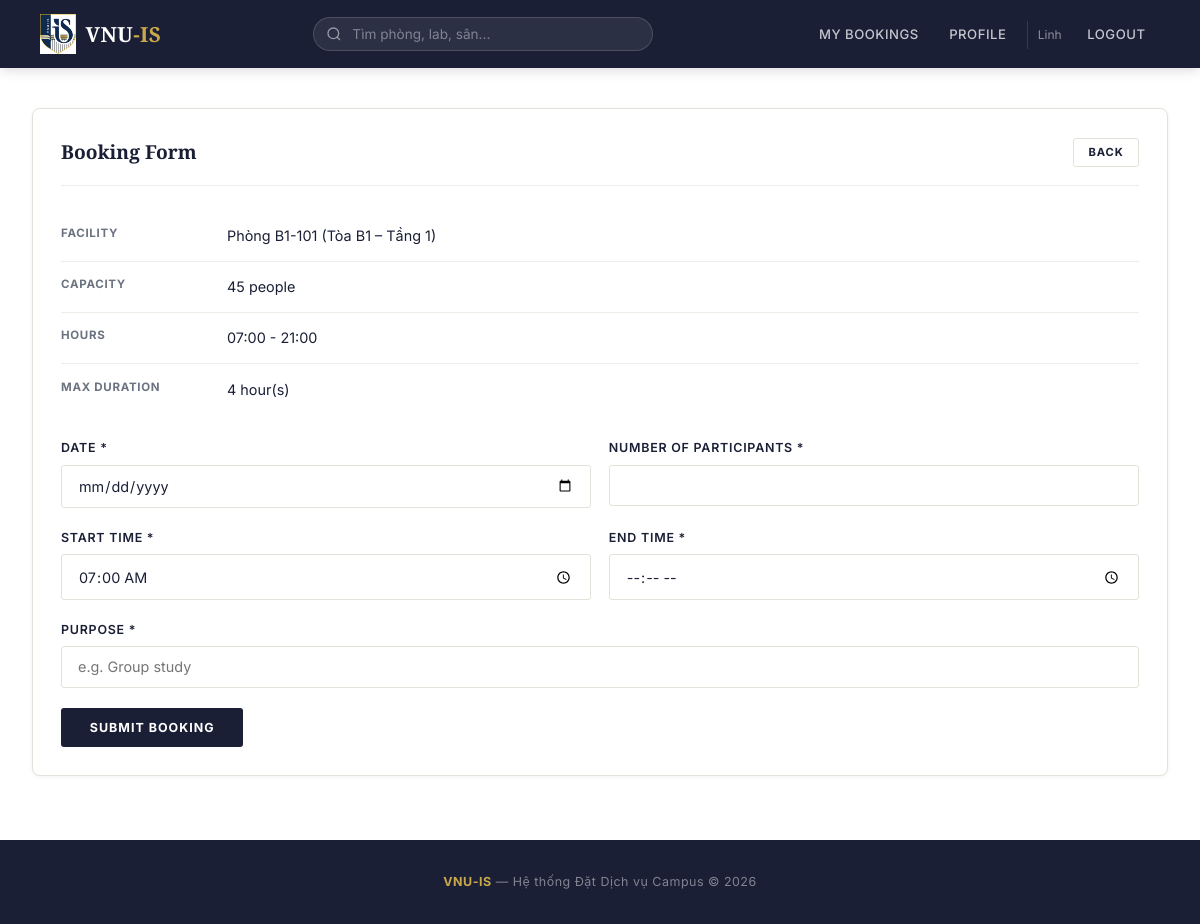
The app's page /user/booking_form.php?facility_id=1 (signed in) with its own data.
### tables this page shows
CREATE TABLE facilities (
    facility_id INT AUTO_INCREMENT PRIMARY KEY,
    category_id INT NOT NULL,
    facility_name VARCHAR(150) NOT NULL,
    location VARCHAR(200) NOT NULL,
    capacity INT NOT NULL,
    open_time TIME NOT NULL,
    close_time TIME NOT NULL,
    facility_status ENUM('available', 'unavailable') NOT NULL DEFAULT 'available',
    description TEXT DEFAULT NULL,
    FOREIGN KEY (category_id) REFERENCES facility_categories(category_id),
    UNIQUE KEY unique_facility_location (facility_name, location)
);

CREATE TABLE facility_rules (
    rule_id INT AUTO_INCREMENT PRIMARY KEY,
    facility_id INT NOT NULL UNIQUE,
    max_booking_hours INT NOT NULL DEFAULT 3,
    min_notice_hours INT NOT NULL DEFAULT 24,
    requires_approval TINYINT(1) NOT NULL DEFAULT 1,
    FOREIGN KEY (facility_id) REFERENCES facilities(facility_id) ON DELETE CASCADE
);

### config/database.php (called while the page is built, shortened)
<?php
function getDB(): PDO
{
    static $pdo = null;
    if ($pdo === null) {
        $pdo = new PDO(
            'mysql:host=' . DB_HOST . ';dbname=' . DB_NAME . ';charset=utf8mb4',
            DB_USER,
            DB_PASS,
            [
                PDO::ATTR_ERRMODE => PDO::ERRMODE_EXCEPTION,
                PDO::ATTR_DEFAULT_FETCH_MODE => PDO::FETCH_ASSOC,
            ]
        );
    }
    return $pdo;
}

### backend/core/Database.php (called while the page is built, shortened)
<?php
class Database
{
    private static ?PDO $connection = null;
    public static function getConnection(): PDO
    {
        if (self::$connection === null) {
            self::$connection = getDB();
        }
        return self::$connection;
    }
}

### backend/services/FacilityService.php (called while the page is built, shortened)
<?php
class FacilityService
{
    private FacilityModel $facilityModel;
    public function __construct()
    {
        $this->facilityModel = new FacilityModel();
    }
    public function getAvailableFacility(int $id): ?array
    {
        return $this->facilityModel->findAvailableById($id);
    }
}

### backend/models/BaseModel.php (called while the page is built, shortened)
<?php
abstract class BaseModel
{
    public function __construct()
    {
        $this->db = Database::getConnection();
    }
}

### backend/models/FacilityModel.php (called while the page is built, shortened)
<?php
class FacilityModel extends BaseModel
{
    public function findAvailableById(int $id): ?array
    {
        $stmt = $this->db->prepare("
            SELECT f.*, c.category_name, fr.max_booking_hours, fr.min_notice_hours
            FROM facilities f
            INNER JOIN facility_categories c ON f.category_id = c.category_id
            LEFT JOIN facility_rules fr ON f.facility_id = fr.facility_id
            WHERE f.facility_id = ? AND f.facility_status = 'available'
        ");
        $stmt->execute([$id]);
        return $stmt->fetch() ?: null;
    }
}

### backend/core/Helpers.php (called while the page is built, shortened)
<?php
function e(?string $value): string
{
    return htmlspecialchars($value ?? '', ENT_QUOTES, 'UTF-8');
}
function formatTime(?string $time): string
{
    return substr($time, 0, 5);
}

### user/booking_form.php (the view, shortened to what this page needs)
<?php
$facilityId = (int) ($_GET['facility_id'] ?? 0);
$facilityService = new FacilityService();
$facility = $facilityService->getAvailableFacility($facilityId);
$old = $_SESSION['booking_old'] ?? [];
require_once __DIR__ . '/../includes/header.php';
?>
<div class="card">
    <div class="card-header">
        <h2>Booking Form</h2>
        <a href="/webfinal/user/facility_detail.php?id=<?= $facilityId ?>" class="btn btn-secondary btn-sm">Back</a>
    </div>
    <ul class="detail-list" style="margin-bottom:1.5rem;">
        <li><span class="label">Facility</span><span class="value"><?= e($facility['facility_name']) ?> (<?= e($facility['location']) ?>)</span></li>
        <li><span class="label">Capacity</span><span class="value"><?= $facility['capacity'] ?> people</span></li>
        <li><span class="label">Hours</span><span class="value"><?= formatTime($facility['open_time']) ?> - <?= formatTime($facility['close_time']) ?></span></li>
        <li><span class="label">Max Duration</span><span class="value"><?= $facility['max_booking_hours'] ?? 3 ?> hour(s)</span></li>
    </ul>
    <form method="POST" action="/webfinal/user/create_booking.php">
        <div class="form-row">
            <div class="form-group">
                <label for="booking_date">Date *</label>
                <input type="date" id="booking_date" name="booking_date" class="form-control"
                       value="<?= e($old['booking_date'] ?? '') ?>" min="<?= date('Y-m-d') ?>" required>
            </div>
            <div class="form-group">
                <label for="participant_count">Number of Participants *</label>
                <input type="number" id="participant_count" name="participant_count" class="form-control"
                       value="<?= e($old['participant_count'] ?? '') ?>" min="1" max="<?= $facility['capacity'] ?>" required>
            </div>
        </div>
        <div class="form-row">
            <div class="form-group">
                <label for="start_time">Start Time *</label>
                <input type="time" id="start_time" name="start_time" class="form-control"
                       value="<?= e($old['start_time'] ?? formatTime($facility['open_time'])) ?>" required>
            </div>
            <div class="form-group">
                <label for="end_time">End Time *</label>
                <input type="time" id="end_time" name="end_time" class="form-control"
                       value="<?= e($old['end_time'] ?? '') ?>" required>
            </div>
        </div>
        <div class="form-group">
            <label for="purpose">Purpose *</label>
            <input type="text" id="purpose" name="purpose" class="form-control"
                   value="<?= e($old['purpose'] ?? '') ?>" placeholder="e.g. Group study" required>
        </div>
        <button type="submit" class="btn btn-primary">Submit Booking</button>
    </form>
</div>
<?php require_once __DIR__ . '/../includes/footer.php'; ?>

### assets/css/style.css (style rules this page uses)
:root { --navy: #1a1f36; --navy-hover: #0f1220; --gold: #c9a84c; --gold-light: #e8c97a; --white: #ffffff; --cream: #f8f6f2; --bg: #f5f5f0; --text: #1a1f36; --text-muted: #6b7280; --text-light: #9ca3af; --border: #e5e2db; --border-light:#f0ede8; --success: #2d6a4f; --danger: #c0392b; --warning: #d97706; --shadow-sm: 0 1px 4px rgba(26,31,54,0.06); --shadow: 0 4px 24px rgba(26,31,54,0.10); --shadow-lg: 0 12px 48px rgba(26,31,54,0.14); --radius: 4px; --radius-sm: 3px; --radius-lg: 8px; }
* { margin: 0; padding: 0; box-sizing: border-box; }
body { font-family: 'Inter', -apple-system, sans-serif; background: var(--white); color: var(--text); line-height: 1.6; min-height: 100vh; display: flex; flex-direction: column; -webkit-font-smoothing: antialiased; }
a { color: var(--navy); text-decoration: none; transition: color 0.2s; }
h1, h2, h3 { font-family: 'Playfair Display', serif; }
.card { background: var(--white); border-radius: var(--radius-lg); padding: 1.75rem; margin-bottom: 1.5rem; border: 1px solid var(--border); box-shadow: var(--shadow-sm); }
.card-header { display: flex; align-items: center; justify-content: space-between; margin-bottom: 1.5rem; padding-bottom: 1.1rem; border-bottom: 1px solid var(--border-light); }
.card-header h2 { font-family: 'Playfair Display', serif; font-size: 1.2rem; font-weight: 700; color: var(--text); }
.btn { display: inline-flex; align-items: center; justify-content: center; padding: 0.7rem 1.8rem; border-radius: var(--radius-sm); font-size: 0.78rem; font-weight: 700; font-family: inherit; cursor: pointer; border: none; transition: all 0.2s; line-height: 1.4; text-decoration: none !important; letter-spacing: 0.08em; text-transform: uppercase; }
.btn-primary { background: var(--navy); color: var(--white); }
.btn-secondary { background: var(--white); color: var(--text); border: 1px solid var(--border); }
.btn-sm { padding: 0.35rem 0.9rem; font-size: 0.7rem; }
.form-group { margin-bottom: 1.25rem; }
.form-group label { display: block; margin-bottom: 0.4rem; font-weight: 600; color: var(--text); font-size: 0.78rem; text-transform: uppercase; letter-spacing: 0.06em; }
.form-control { width: 100%; padding: 0.7rem 1rem; border: 1px solid var(--border); border-radius: var(--radius-sm); font-size: 0.9rem; font-family: inherit; transition: border-color 0.2s, box-shadow 0.2s; background: var(--white); color: var(--text); }
.form-row { display: grid; grid-template-columns: 1fr 1fr; gap: 1.1rem; }
.detail-list { list-style: none; }
.detail-list li { padding: 0.85rem 0; border-bottom: 1px solid var(--border-light); display: flex; gap: 1rem; font-size: 0.9rem; }
.detail-list li:last-child { border-bottom: none; }
.detail-list .label { font-weight: 700; color: var(--text-muted); min-width: 150px; font-size: 0.72rem; text-transform: uppercase; letter-spacing: 0.06em; }
.detail-list .value { color: var(--text); font-weight: 400; }

### records on screen
facilities: facility_name "Phòng B1-101", location "Tòa B1 – Tầng 1", capacity "45", open_time "07:00", close_time "21:00", facility_rules.max_booking_hours "4", start_time "07:00"

### other values on screen
$_SESSION['full_name'] "Linh"
